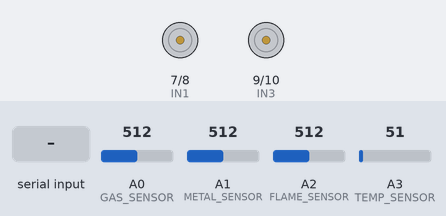
This sketch was run on a simulated Arduino Uno, built with avr-gcc and run on an emulated ATmega328P. On the bench: motor-driver pin pairs drawn as motors (green arrow = first pin HIGH = forward, orange = second pin HIGH = backward, longer = more drive, scaled by the enable pin). The test bench sets the inputs (shaded band); at power-on: A0 (GAS_SENSOR) = 512, A1 (METAL_SENSOR) = 512, A2 (FLAME_SENSOR) = 512, A3 (TEMP_SENSOR) = 51.

Above: at 1.8 s.
1.9 s: "F" received over the second serial link
At 3.3 s:
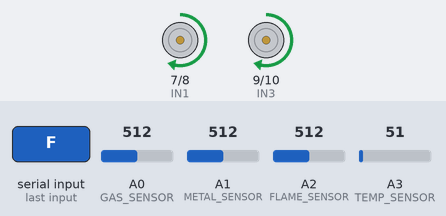
3.6 s: "B" received over the second serial link
At 5.1 s:
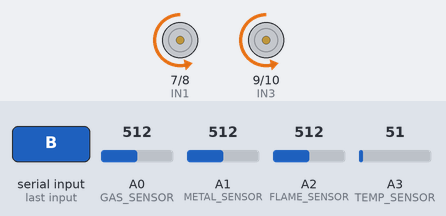
5.7 s: "L" received over the second serial link
At 6.7 s:
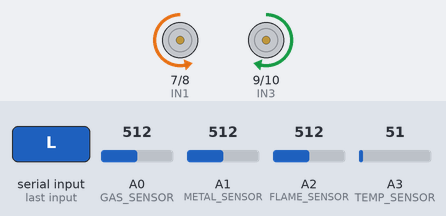
7.8 s: "R" received over the second serial link
At 9.5 s:
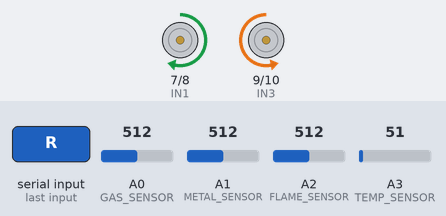
9.9 s: "S" received over the second serial link
At 11.1 s:
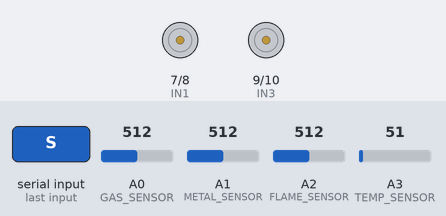
Timing chart, 0 to 12.9 s (numbered marks = the images above; inputs shaded):
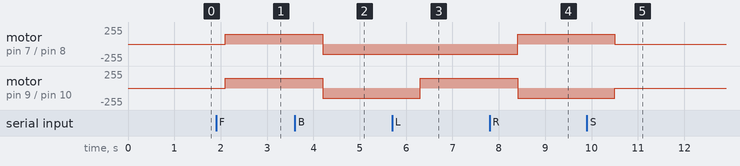

Measured:
- after the input at 1.9 s, motor on pin 7 (IN1) / pin 8 (IN2), motor on pin 9 (IN3) / pin 10 (IN4): stopped → forward 150/255 after 0.20 s
- after the input at 3.6 s, motor on pin 7 (IN1) / pin 8 (IN2), motor on pin 9 (IN3) / pin 10 (IN4): forward 150/255 → backward 150/255 after 0.60 s
- after the input at 5.7 s, motor on pin 9 (IN3) / pin 10 (IN4): backward 150/255 → forward 150/255 after 0.60 s
- after the input at 7.8 s, motor on pin 7 (IN1) / pin 8 (IN2): backward 150/255 → forward 150/255 after 0.60 s; motor on pin 9 (IN3) / pin 10 (IN4): forward 150/255 → backward 150/255 after 0.60 s
- after the input at 9.9 s, motor on pin 7 (IN1) / pin 8 (IN2): forward 150/255 → stopped after 0.60 s; motor on pin 9 (IN3) / pin 10 (IN4): backward 150/255 → stopped after 0.60 s

The sketch:

servo_camera_control.ino
```cpp
#include <SoftwareSerial.h>

// Bluetooth Module (RX, TX)
SoftwareSerial BT(2, 3);

// Motor Driver Pins
#define ENA 5
#define ENB 6
#define IN1 7
#define IN2 8
#define IN3 9
#define IN4 10

// Sensor Pins
#define GAS_SENSOR A0
#define METAL_SENSOR A1
#define FLAME_SENSOR A2
#define TEMP_SENSOR A3

void setup() {
    // Motor control pins
    pinMode(ENA, OUTPUT);
    pinMode(ENB, OUTPUT);
    pinMode(IN1, OUTPUT);
    pinMode(IN2, OUTPUT);
    pinMode(IN3, OUTPUT);
    pinMode(IN4, OUTPUT);

    // Sensors
    pinMode(GAS_SENSOR, INPUT);
    pinMode(METAL_SENSOR, INPUT);
    pinMode(FLAME_SENSOR, INPUT);
    pinMode(TEMP_SENSOR, INPUT);

    // Serial communication
    Serial.begin(9600);
    BT.begin(9600);
}

void loop() {
    if (BT.available()) {
        char command = BT.read();
        controlRobot(command);
    }

    sendSensorData();
    delay(1000);
}

void controlRobot(char command) {
    switch (command) {
        case 'F': forward(); break;
        case 'B': backward(); break;
        case 'L': left(); break;
        case 'R': right(); break;
        case 'S': stopRobot(); break;
    }
}

void forward() {
    digitalWrite(IN1, HIGH); digitalWrite(IN2, LOW);
    digitalWrite(IN3, HIGH); digitalWrite(IN4, LOW);
    analogWrite(ENA, 150);
    analogWrite(ENB, 150);
}

void backward() {
    digitalWrite(IN1, LOW); digitalWrite(IN2, HIGH);
    digitalWrite(IN3, LOW); digitalWrite(IN4, HIGH);
    analogWrite(ENA, 150);
    analogWrite(ENB, 150);
}

void left() {
    digitalWrite(IN1, LOW); digitalWrite(IN2, HIGH);
    digitalWrite(IN3, HIGH); digitalWrite(IN4, LOW);
    analogWrite(ENA, 150);
    analogWrite(ENB, 150);
}

void right() {
    digitalWrite(IN1, HIGH); digitalWrite(IN2, LOW);
    digitalWrite(IN3, LOW); digitalWrite(IN4, HIGH);
    analogWrite(ENA, 150);
    analogWrite(ENB, 150);
}

void stopRobot() {
    digitalWrite(IN1, LOW); digitalWrite(IN2, LOW);
    digitalWrite(IN3, LOW); digitalWrite(IN4, LOW);
}

void sendSensorData() {
    int gas = analogRead(GAS_SENSOR);
    int metal = analogRead(METAL_SENSOR);
    int flame = analogRead(FLAME_SENSOR);
    int temp = analogRead(TEMP_SENSOR);

    BT.print("Gas: "); BT.print(gas);
    BT.print(" | Metal: "); BT.print(metal);
    BT.print(" | Flame: "); BT.print(flame);
    BT.print(" | Temp: "); BT.println(temp);
}
```
